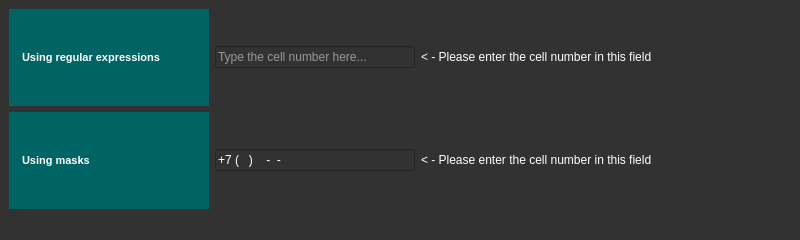
<?xml version="1.0" encoding="UTF-8"?>
<ui version="4.0">
 <class>MainWindow</class>
 <widget class="QMainWindow" name="MainWindow">
  <property name="geometry">
   <rect>
    <x>0</x>
    <y>0</y>
    <width>800</width>
    <height>240</height>
   </rect>
  </property>
  <property name="minimumSize">
   <size>
    <width>800</width>
    <height>240</height>
   </size>
  </property>
  <property name="maximumSize">
   <size>
    <width>800</width>
    <height>240</height>
   </size>
  </property>
  <property name="windowTitle">
   <string>MainWindow</string>
  </property>
  <property name="styleSheet">
   <string notr="true">background-color: rgb(50, 50, 50);</string>
  </property>
  <widget class="QWidget" name="centralwidget">
   <layout class="QGridLayout" name="gridLayout_2">
    <item row="1" column="0">
     <layout class="QVBoxLayout" name="verticalLayout">
      <item>
       <layout class="QHBoxLayout" name="horizontalLayout_3">
        <item>
         <widget class="QLabel" name="labelRegular">
          <property name="maximumSize">
           <size>
            <width>200</width>
            <height>16777215</height>
           </size>
          </property>
          <property name="font">
           <font>
            <pointsize>8</pointsize>
            <weight>75</weight>
            <bold>true</bold>
           </font>
          </property>
          <property name="styleSheet">
           <string notr="true">background-color: rgb(0, 100, 100);
padding-left: 10;
color: rgb(255, 255, 255);</string>
          </property>
          <property name="text">
           <string>Using regular expressions</string>
          </property>
         </widget>
        </item>
        <item>
         <widget class="QLineEdit" name="regularLine">
          <property name="maximumSize">
           <size>
            <width>200</width>
            <height>16777215</height>
           </size>
          </property>
          <property name="styleSheet">
           <string notr="true">color: rgb(255, 255, 255);
border-color: rgb(81, 81, 81);</string>
          </property>
          <property name="maxLength">
           <number>12</number>
          </property>
          <property name="placeholderText">
           <string>Type the cell number here...</string>
          </property>
         </widget>
        </item>
        <item>
         <widget class="QLabel" name="labelRegularStatus">
          <property name="styleSheet">
           <string notr="true">color: rgb(255, 255, 255);</string>
          </property>
          <property name="text">
           <string>&lt; - Please enter the cell number in this field</string>
          </property>
         </widget>
        </item>
       </layout>
      </item>
      <item>
       <layout class="QHBoxLayout" name="horizontalLayout">
        <item>
         <widget class="QLabel" name="labelMasked">
          <property name="maximumSize">
           <size>
            <width>200</width>
            <height>16777215</height>
           </size>
          </property>
          <property name="font">
           <font>
            <pointsize>8</pointsize>
            <weight>75</weight>
            <bold>true</bold>
           </font>
          </property>
          <property name="styleSheet">
           <string notr="true">background-color: rgb(0, 100, 100);
padding-left: 10;
color: rgb(255, 255, 255);</string>
          </property>
          <property name="text">
           <string>Using masks</string>
          </property>
         </widget>
        </item>
        <item>
         <widget class="QLineEdit" name="maskedLine">
          <property name="maximumSize">
           <size>
            <width>200</width>
            <height>16777215</height>
           </size>
          </property>
          <property name="styleSheet">
           <string notr="true">color: rgb(255, 255, 255);
border-color: rgb(81, 81, 81);</string>
          </property>
          <property name="inputMask">
           <string>+7 (999) 999-99-99</string>
          </property>
          <property name="maxLength">
           <number>18</number>
          </property>
          <property name="placeholderText">
           <string/>
          </property>
         </widget>
        </item>
        <item>
         <widget class="QLabel" name="labelMaskedStatus">
          <property name="styleSheet">
           <string notr="true">color: rgb(255, 255, 255);</string>
          </property>
          <property name="text">
           <string>&lt; - Please enter the cell number in this field</string>
          </property>
         </widget>
        </item>
       </layout>
      </item>
     </layout>
    </item>
   </layout>
  </widget>
  <widget class="QMenuBar" name="menubar">
   <property name="geometry">
    <rect>
     <x>0</x>
     <y>0</y>
     <width>800</width>
     <height>25</height>
    </rect>
   </property>
  </widget>
  <widget class="QStatusBar" name="statusbar"/>
 </widget>
 <resources/>
 <connections/>
</ui>
